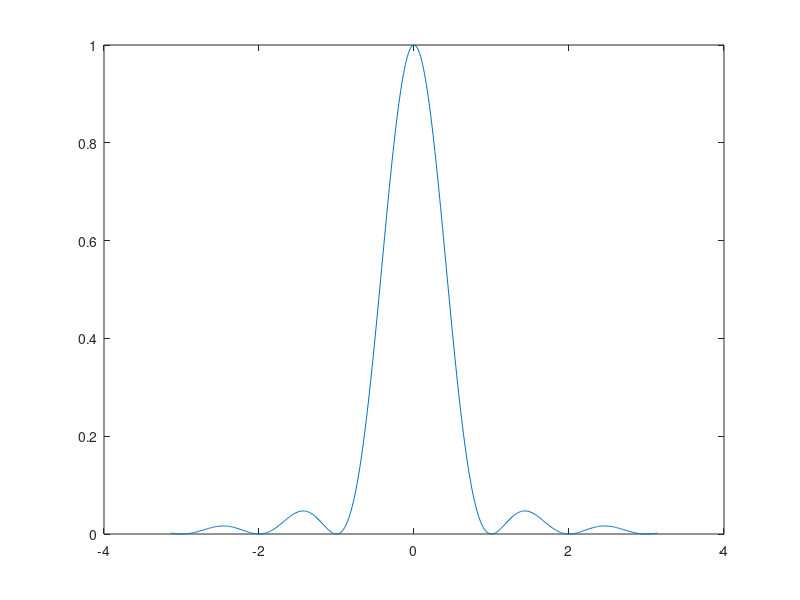

Write MATLAB code to recreate this figure. (Note: this script raises an error after producing the figure.)
 clc;
clear all;
close all;

% x=[1,2,3,4,5,6,7,8];
%upsample(x,2)
I=5;
D=3;
N=512;

t=-pi:(2*pi)/N:pi;
sig=sinc(t).^2;
figure(1);
plot(t,sig);

figure(2);
fft_sig=fastFourierTransformFunc(sig,N);
plot(abs(fft_sig));
% axis([-10 10 0 max(fft_sig)]);

x=sig;
% upSampleFunc(x,I);
% downSampleFunc(x,D);
figure(3);
plot(abs(fastFourierTransformFunc(upSampleFunc(x,I),N)));

function [y]=upSampleFunc(x,I)
    y=[];
    for i=1:length(x)
        y=[y x(i)];
        for j=1:I-1
            y=[y 0];
        end
    end
end

function [z]=downSampleFunc(x,D)
    z=[];
    for i=1:D:length(x)
        z=[z x(i)];
    end
end

function [Xw]=fastFourierTransformFunc(sig,N)
    Xw=((fft(sig,N)));
    % Xw=sig(1:N)*dftmtx(N);
end


